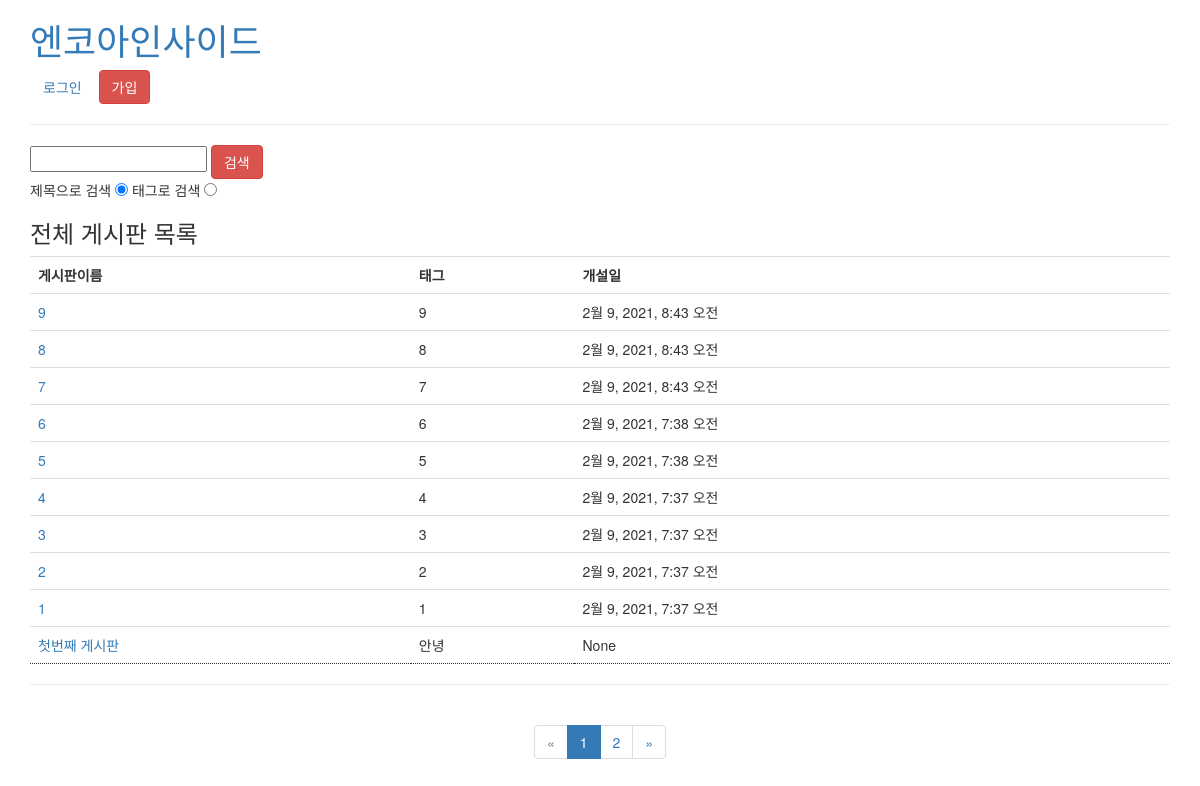
/boards/search_board/, run on the app's committed database.
### boards/models.py (models this page shows, shortened)
class Board(models.Model):
    board_name = models.CharField(max_length=50)
    about = models.CharField(max_length=50)
    established_date = models.DateTimeField(auto_now_add=True)
    visit_count = models.PositiveSmallIntegerField(default=0)
    class Meta:
        ordering = ('-established_date',)

### boards/views.py (the view, shortened to what this page needs)
# urls.py: path('search_board/',views.BoardListView.as_view(), name = 'search_board'),
class BoardListView(ListView):
        model = Board
        template_name = 'boards/board_list.html'
        context_object_name = 'board_list'
        paginate_by =10
        def get_queryset(self):
            searched_board = super().get_queryset()
            search_by = self.request.GET.get('select')
            board_key = self.request.GET.get('board_key','').strip()
            return searched_board
        def get_context_data(self, **kwargs):
            context = super().get_context_data(**kwargs)
            context["board_key_from_view"] = self.request.GET.get('board_key','').strip()
            return context

### boards/templates/boards/board_list.html
{%extends "layout.html"%}
{% block content %}
{% load bootstrap4 %}
    <form action="{%url 'boards:search_board' %}">
        <input type="text" name="board_key" value="{{request.GET.board_key}}">
        <input type="submit" value="검색"class = "btn btn-danger"><br>
        제목으로 검색 <input type="radio" name="select" value="board_name" checked>
        태그로 검색 <input type="radio" name="select" value="about">
    </form>
    <h3>
        {% if board_key_from_view %}
            "{{board_key_from_view}}" (으)로 검색된 게시판 목록
        {%else%}
            전체 게시판 목록
        {% endif %}
    </h3>
    <table class="table table-hover"  >
        <tr><th>게시판이름</th><th>태그</th><th>개설일</th></tr>
          {%  for board in  board_list %}
               <tr><td><a href="{% url 'boards:each_list' board.pk%}">{{ board.board_name }}</a> </td>
                   <td>{{  board.about  }}</td>
                   <td>{{ board.established_date}}</td></tr>
          {%  endfor %}
        </table>
        <hr>
        <div class="paginator">
            {% if is_paginated %}
                <ul class="pagination">
            {% if page_obj.has_previous %}
                 <li><a href="?page={{ page_obj.previous_page_number }}">&laquo;</a></li>
            {% else %}
                <li class="disabled"><span>&laquo;</span></li>
            {% endif %}
            {% for i in paginator.page_range %}
                {% if page_obj.number == i %}
                    <li class="active"><span>{{ i }} <span class="sr-only">(current)</span></span></li>
                {% else %}
                 <li><a href="?page={{ i }}">{{ i }}</a></li>
                {% endif %}
            {% endfor %}
            {% if page_obj.has_next %}
                 <li><a href="?page={{ page_obj.next_page_number }}">&raquo;</a></li>
            {% else %}
                 <li class="disabled"><span>&raquo;</span></li>
            {% endif %}
          </ul>
        {% endif %}
        </div>
{% endblock%}

### templates/layout.html (style rules this page uses)
.paginator { text-align: center }
tr { border-bottom: 1px dotted rgb(52, 40, 54); }

### data on the page
Board: board_name "9", about "9", established_date "2월 9, 2021, 8:43 오전"
Board: board_name "8", about "8", established_date "2월 9, 2021, 8:43 오전"
Board: board_name "7", about "7", established_date "2월 9, 2021, 8:43 오전"
Board: board_name "6", about "6", established_date "2월 9, 2021, 7:38 오전"
Board: board_name "5", about "5", established_date "2월 9, 2021, 7:38 오전"
Board: board_name "4", about "4", established_date "2월 9, 2021, 7:37 오전"
Board: board_name "3", about "3", established_date "2월 9, 2021, 7:37 오전"
Board: board_name "2", about "2", established_date "2월 9, 2021, 7:37 오전"
Board: board_name "1", about "1", established_date "2월 9, 2021, 7:37 오전"
Board: board_name "첫번째 게시판", about "안녕", established_date "None"

### other printed values
{{ i }} "1"
{{ i }} "2"
